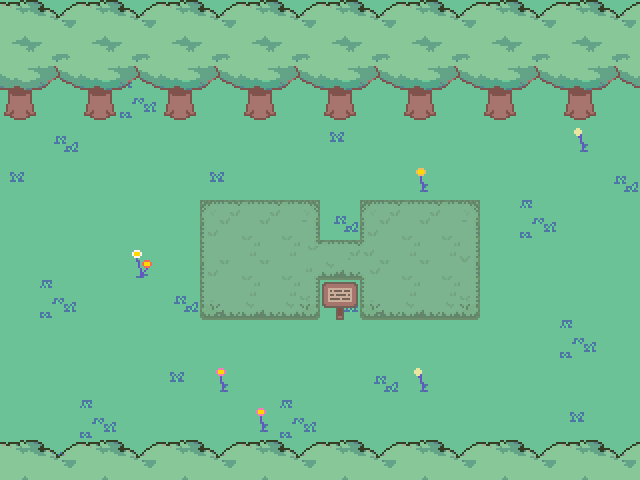

Below is a game level as drawn by its tile map, then a one-line description and the .tmx file that defines it, in full:
An orthogonal 16x12 tile map with 40x40 px tiles, 3 tile layers (Tile Layer 1, Tile Layer 3, Tile Layer 2) and 19 objects (9x spikes, 2x transition, tilebutton, interactable, pushblock, ...).

<map version="1.10" tiledversion="1.10.0" orientation="orthogonal" renderorder="right-down" width="16" height="12" tilewidth="40" tileheight="40" infinite="0" nextlayerid="10" nextobjectid="32">
 <editorsettings>
  <export target="data.lua" format="lua" />
 </editorsettings>
 <properties>
  <property name="music" value="forest" />
 </properties>
 <tileset firstgid="1" source="../../tilesets/woods.tsx" />
 <layer id="1" name="Tile Layer 1" width="16" height="12">
  <data encoding="csv">
56,56,56,56,56,56,56,56,56,56,56,56,56,56,56,56,
56,56,56,56,56,56,56,56,56,56,56,56,56,56,56,56,
56,56,56,39,56,56,56,56,56,56,56,56,56,56,56,56,
56,41,56,56,56,56,56,56,40,56,56,56,56,56,38,56,
40,56,56,56,56,40,56,56,56,56,34,56,56,56,56,41,
56,56,56,56,56,56,56,56,41,56,56,56,56,39,56,56,
56,56,56,23,56,56,56,56,56,56,56,56,56,56,56,56,
56,39,56,56,41,56,56,56,41,56,56,56,56,56,56,56,
56,56,56,56,56,56,56,56,56,56,56,56,56,56,39,56,
56,56,56,56,40,45,56,56,56,41,38,56,56,56,56,56,
56,56,39,56,56,56,45,39,56,56,56,56,56,56,40,56,
56,40,56,56,56,56,56,56,56,56,56,56,56,56,56,56
</data>
 </layer>
 <layer id="3" name="Tile Layer 3" width="16" height="12">
  <data encoding="csv">
0,0,0,0,0,0,0,0,0,0,0,0,0,0,0,0,
0,0,0,0,0,0,0,0,0,0,0,0,0,0,0,0,
0,0,156,0,156,0,156,0,156,0,156,0,156,0,156,0,
0,0,0,0,0,0,0,0,0,0,0,0,0,0,0,0,
0,0,0,0,0,0,0,0,0,0,0,0,0,0,0,0,
0,0,0,0,0,287,288,289,0,287,288,289,0,0,0,0,
0,0,0,0,0,298,299,305,321,307,299,300,0,0,0,0,
0,0,0,0,0,309,310,311,306,309,310,311,0,0,0,0,
0,0,0,0,0,0,0,0,0,0,0,0,0,0,0,0,
0,0,0,0,0,0,0,0,0,0,0,0,0,0,0,0,
0,0,0,0,0,0,0,0,0,0,0,0,0,0,0,0,
0,0,0,0,0,0,0,0,0,0,0,0,0,0,0,0
</data>
 </layer>
 <objectgroup id="6" name="blockcollision">
  <object id="19" x="200" y="200">
   <polygon points="0,0 120,0 120,40 160,40 160,0 280,0 280,120 160,120 160,80 120,80 120,120 0,120 0,-40 0,120 120,120 280,120 280,0" />
  </object>
 </objectgroup>
 <objectgroup id="7" name="collision">
  <object id="23" x="0" y="0" width="640" height="120" />
  <object id="24" x="0" y="480" width="640" />
 </objectgroup>
 <objectgroup id="5" name="objects_spikes">
  <object id="10" name="spikes" x="80" y="120" width="40" height="40">
   <properties>
    <property name="default" type="bool" value="true" />
    <property name="flag" value="shopspike" />
   </properties>
  </object>
  <object id="11" name="spikes" x="80" y="160" width="40" height="40">
   <properties>
    <property name="default" type="bool" value="true" />
    <property name="flag" value="shopspike" />
   </properties>
  </object>
  <object id="12" name="spikes" x="80" y="200" width="40" height="40">
   <properties>
    <property name="default" type="bool" value="true" />
    <property name="flag" value="shopspike" />
   </properties>
  </object>
  <object id="13" name="spikes" x="80" y="240" width="40" height="40">
   <properties>
    <property name="default" type="bool" value="true" />
    <property name="flag" value="shopspike" />
   </properties>
  </object>
  <object id="14" name="spikes" x="80" y="280" width="40" height="40">
   <properties>
    <property name="default" type="bool" value="true" />
    <property name="flag" value="shopspike" />
   </properties>
  </object>
  <object id="15" name="spikes" x="80" y="320" width="40" height="40">
   <properties>
    <property name="default" type="bool" value="true" />
    <property name="flag" value="shopspike" />
   </properties>
  </object>
  <object id="16" name="spikes" x="80" y="360" width="40" height="40">
   <properties>
    <property name="default" type="bool" value="true" />
    <property name="flag" value="shopspike" />
   </properties>
  </object>
  <object id="17" name="spikes" x="80" y="400" width="40" height="40">
   <properties>
    <property name="default" type="bool" value="true" />
    <property name="flag" value="shopspike" />
   </properties>
  </object>
  <object id="18" name="spikes" x="80" y="440" width="40" height="40">
   <properties>
    <property name="default" type="bool" value="true" />
    <property name="flag" value="shopspike" />
   </properties>
  </object>
  <object id="26" name="tilebutton" x="240" y="240" width="40" height="40">
   <properties>
    <property name="blocks" type="bool" value="true" />
    <property name="cutscene" value="bonus.shop_1" />
    <property name="group" value="buton" />
    <property name="once" type="bool" value="true" />
   </properties>
  </object>
 </objectgroup>
 <objectgroup id="4" name="objects">
  <object id="27" name="interactable" x="320" y="285" width="40" height="35">
   <properties>
    <property name="cutscene" value="forest.sign2" />
    <property name="once" type="bool" value="false" />
    <property name="solid" type="bool" value="true" />
   </properties>
  </object>
  <object id="28" name="transition" x="625" y="120" width="15" height="360">
   <properties>
    <property name="map" value="forest_3" />
    <property name="marker" value="fp2" />
   </properties>
  </object>
  <object id="30" name="transition" x="0" y="120" width="15" height="360">
   <properties>
    <property name="map" value="forest_shop" />
    <property name="marker" value="fp2" />
   </properties>
  </object>
 </objectgroup>
 <objectgroup id="8" name="objects_tile">
  <object id="25" name="pushblock" x="400" y="240" width="40" height="40">
   <properties>
    <property name="input_lock" type="bool" value="false" />
    <property name="inputlock" type="bool" value="false" />
    <property name="lock" type="bool" value="false" />
   </properties>
  </object>
 </objectgroup>
 <objectgroup id="9" name="markers">
  <object id="29" name="for3" x="600" y="280">
   <point />
  </object>
  <object id="31" name="shop" x="40" y="280">
   <point />
  </object>
 </objectgroup>
 <layer id="2" name="Tile Layer 2" width="16" height="12">
  <data encoding="csv">
134,135,134,135,134,135,134,135,134,135,134,135,134,135,134,135,
145,146,145,146,145,146,145,146,145,146,145,146,145,146,145,146,
156,157,114,157,114,157,114,157,114,157,114,157,114,157,114,157,
0,0,0,0,0,0,0,0,0,0,0,0,0,0,0,0,
0,0,0,0,0,0,0,0,0,0,0,0,0,0,0,0,
0,0,0,0,0,0,0,0,0,0,0,0,0,0,0,0,
0,0,0,0,0,0,0,0,0,0,0,0,0,0,0,0,
0,0,0,0,0,0,0,0,0,0,0,0,0,0,0,0,
0,0,0,0,0,0,0,0,0,0,0,0,0,0,0,0,
0,0,0,0,0,0,0,0,0,0,0,0,0,0,0,0,
0,0,0,0,0,0,0,0,0,0,0,0,0,0,0,0,
134,135,134,135,134,135,134,135,134,135,134,135,134,135,134,135
</data>
 </layer>
</map>
